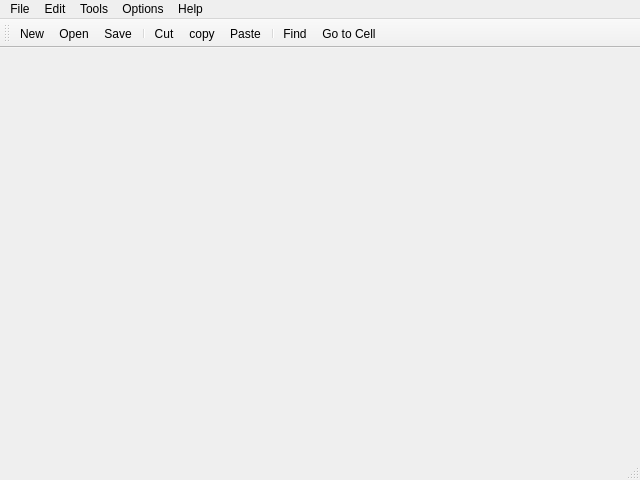
<?xml version="1.0" encoding="UTF-8"?>
<ui version="4.0">
 <class>Window</class>
 <widget class="QMainWindow" name="Window">
  <property name="geometry">
   <rect>
    <x>0</x>
    <y>0</y>
    <width>640</width>
    <height>480</height>
   </rect>
  </property>
  <property name="windowTitle">
   <string>MainWindow</string>
  </property>
  <widget class="Spreadsheet" name="spreadsheet"/>
  <widget class="QMenuBar" name="menubar">
   <property name="geometry">
    <rect>
     <x>0</x>
     <y>0</y>
     <width>640</width>
     <height>25</height>
    </rect>
   </property>
   <widget class="QMenu" name="menuFile">
    <property name="title">
     <string>File</string>
    </property>
    <addaction name="action_New"/>
    <addaction name="action_Open"/>
    <addaction name="action_Save"/>
    <addaction name="actionSave_As"/>
    <addaction name="separator"/>
    <addaction name="actionE_xit"/>
   </widget>
   <widget class="QMenu" name="menuEdit">
    <property name="title">
     <string>Edit</string>
    </property>
    <addaction name="actionCu_t"/>
    <addaction name="action_copy"/>
    <addaction name="action_Paste"/>
    <addaction name="action_Delete"/>
    <addaction name="separator"/>
    <addaction name="action_Find"/>
    <addaction name="action_Go_to_Cell"/>
   </widget>
   <widget class="QMenu" name="menuTools">
    <property name="title">
     <string>Tools</string>
    </property>
    <addaction name="action_Recalculate"/>
    <addaction name="action_Sort"/>
   </widget>
   <widget class="QMenu" name="menuOptions">
    <property name="title">
     <string>Options</string>
    </property>
    <addaction name="action_ShowcGrid"/>
    <addaction name="action_Auto_Recalculate"/>
   </widget>
   <widget class="QMenu" name="menuHelp">
    <property name="title">
     <string>Help</string>
    </property>
    <addaction name="action_About"/>
    <addaction name="actionAbout_Qt"/>
   </widget>
   <addaction name="menuFile"/>
   <addaction name="menuEdit"/>
   <addaction name="menuTools"/>
   <addaction name="menuOptions"/>
   <addaction name="menuHelp"/>
  </widget>
  <widget class="QStatusBar" name="statusbar"/>
  <widget class="QToolBar" name="toolBar">
   <property name="windowTitle">
    <string>toolBar</string>
   </property>
   <attribute name="toolBarArea">
    <enum>TopToolBarArea</enum>
   </attribute>
   <attribute name="toolBarBreak">
    <bool>false</bool>
   </attribute>
   <addaction name="action_New"/>
   <addaction name="action_Open"/>
   <addaction name="action_Save"/>
   <addaction name="separator"/>
   <addaction name="actionCu_t"/>
   <addaction name="action_copy"/>
   <addaction name="action_Paste"/>
   <addaction name="separator"/>
   <addaction name="action_Find"/>
   <addaction name="action_Go_to_Cell"/>
  </widget>
  <action name="action_New">
   <property name="icon">
    <iconset resource="sp.qrc">
     <normaloff>:/images/new.png</normaloff>:/images/new.png</iconset>
   </property>
   <property name="text">
    <string>&amp;New</string>
   </property>
   <property name="shortcut">
    <string>Ctrl+N</string>
   </property>
  </action>
  <action name="action_Open">
   <property name="icon">
    <iconset resource="sp.qrc">
     <normaloff>:/images/open.png</normaloff>:/images/open.png</iconset>
   </property>
   <property name="text">
    <string>&amp;Open</string>
   </property>
  </action>
  <action name="action_Save">
   <property name="icon">
    <iconset resource="sp.qrc">
     <normaloff>:/images/save.png</normaloff>:/images/save.png</iconset>
   </property>
   <property name="text">
    <string>&amp;Save</string>
   </property>
  </action>
  <action name="actionSave_As">
   <property name="text">
    <string>Save &amp;As</string>
   </property>
  </action>
  <action name="actionE_xit">
   <property name="text">
    <string>E&amp;xit</string>
   </property>
  </action>
  <action name="actionCu_t">
   <property name="icon">
    <iconset resource="sp.qrc">
     <normaloff>:/images/cut.png</normaloff>:/images/cut.png</iconset>
   </property>
   <property name="text">
    <string>Cu&amp;t</string>
   </property>
  </action>
  <action name="action_copy">
   <property name="icon">
    <iconset resource="sp.qrc">
     <normaloff>:/images/copy.png</normaloff>:/images/copy.png</iconset>
   </property>
   <property name="text">
    <string>&amp;copy</string>
   </property>
  </action>
  <action name="action_Paste">
   <property name="icon">
    <iconset resource="sp.qrc">
     <normaloff>:/images/paste.png</normaloff>:/images/paste.png</iconset>
   </property>
   <property name="text">
    <string>&amp;Paste</string>
   </property>
  </action>
  <action name="action_Delete">
   <property name="text">
    <string>&amp;Delete</string>
   </property>
  </action>
  <action name="action_Find">
   <property name="icon">
    <iconset resource="sp.qrc">
     <normaloff>:/images/find.png</normaloff>:/images/find.png</iconset>
   </property>
   <property name="text">
    <string>&amp;Find...</string>
   </property>
  </action>
  <action name="action_Go_to_Cell">
   <property name="icon">
    <iconset resource="sp.qrc">
     <normaloff>:/images/gotocell.png</normaloff>:/images/gotocell.png</iconset>
   </property>
   <property name="text">
    <string>&amp;Go to Cell...</string>
   </property>
  </action>
  <action name="action_Recalculate">
   <property name="text">
    <string>&amp;Recalculate</string>
   </property>
  </action>
  <action name="action_Sort">
   <property name="text">
    <string>&amp;Sort</string>
   </property>
  </action>
  <action name="action_ShowcGrid">
   <property name="text">
    <string>&amp;Show Grid</string>
   </property>
  </action>
  <action name="action_Auto_Recalculate">
   <property name="text">
    <string>&amp;Auto-Recalculate</string>
   </property>
  </action>
  <action name="action_About">
   <property name="text">
    <string>&amp;About</string>
   </property>
  </action>
  <action name="actionAbout_Qt">
   <property name="text">
    <string>About &amp;Qt</string>
   </property>
  </action>
 </widget>
 <customwidgets>
  <customwidget>
   <class>Spreadsheet</class>
   <extends>QWidget</extends>
   <header location="global">spreadsheet.h</header>
   <container>1</container>
  </customwidget>
 </customwidgets>
 <resources>
  <include location="sp.qrc"/>
 </resources>
 <connections/>
</ui>
